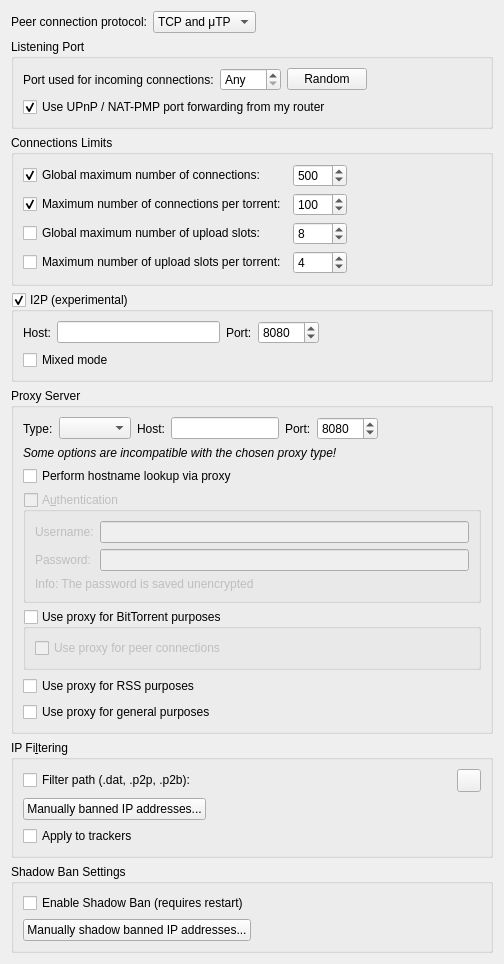
          <widget class="QWidget" name="scrollAreaWidgetContents_3">
           <property name="geometry">
            <rect>
             <x>0</x>
             <y>0</y>
             <width>504</width>
             <height>848</height>
            </rect>
           </property>
           <layout class="QVBoxLayout" name="verticalLayout_20">
            <item>
             <layout class="QHBoxLayout" name="horizontalLayout_12">
              <item>
               <widget class="QLabel" name="label_24">
                <property name="text">
                 <string>Peer connection protocol:</string>
                </property>
               </widget>
              </item>
              <item>
               <widget class="QComboBox" name="comboProtocol">
                <item>
                 <property name="text">
                  <string>TCP and μTP</string>
                 </property>
                </item>
                <item>
                 <property name="text">
                  <string notr="true">TCP</string>
                 </property>
                </item>
                <item>
                 <property name="text">
                  <string notr="true">μTP</string>
                 </property>
                </item>
               </widget>
              </item>
              <item>
               <spacer name="horizontalSpacer_23">
                <property name="orientation">
                 <enum>Qt::Orientation::Horizontal</enum>
                </property>
                <property name="sizeHint" stdset="0">
                 <size>
                  <width>40</width>
                  <height>20</height>
                 </size>
                </property>
               </spacer>
              </item>
             </layout>
            </item>
            <item>
             <widget class="QGroupBox" name="ListeningPortBox">
              <property name="title">
               <string>Listening Port</string>
              </property>
              <layout class="QVBoxLayout" name="listeningPortLayout">
               <item>
                <layout class="QHBoxLayout" name="listeningPortLayout2">
                 <item>
                  <widget class="QLabel" name="lbl_ports">
                   <property name="text">
                    <string>Port used for incoming connections:</string>
                   </property>
                  </widget>
                 </item>
                 <item>
                  <widget class="QSpinBox" name="spinPort">
                   <property name="toolTip">
                    <string>Set to 0 to let your system pick an unused port</string>
                   </property>
                   <property name="specialValueText">
                    <string>Any</string>
                   </property>
                   <property name="maximum">
                    <number>65535</number>
                   </property>
                  </widget>
                 </item>
                 <item>
                  <widget class="QPushButton" name="randomButton">
                   <property name="text">
                    <string>Random</string>
                   </property>
                  </widget>
                 </item>
                 <item>
                  <spacer name="horizontalSpacer_4">
                   <property name="orientation">
                    <enum>Qt::Orientation::Horizontal</enum>
                   </property>
                   <property name="sizeHint" stdset="0">
                    <size>
                     <width>40</width>
                     <height>20</height>
                    </size>
                   </property>
                  </spacer>
                 </item>
                </layout>
               </item>
               <item>
                <widget class="QCheckBox" name="checkUPnP">
                 <property name="text">
                  <string>Use UPnP / NAT-PMP port forwarding from my router</string>
                 </property>
                 <property name="checked">
                  <bool>true</bool>
                 </property>
                </widget>
               </item>
              </layout>
             </widget>
            </item>
            <item>
             <widget class="QGroupBox" name="nbConnecBox">
              <property name="title">
               <string>Connections Limits</string>
              </property>
              <layout class="QGridLayout" name="gridLayout">
               <item row="0" column="0">
                <widget class="QCheckBox" name="checkMaxConnections">
                 <property name="text">
                  <string>Global maximum number of connections:</string>
                 </property>
                 <property name="checked">
                  <bool>true</bool>
                 </property>
                </widget>
               </item>
               <item row="0" column="1">
                <widget class="QSpinBox" name="spinMaxConnec">
                 <property name="enabled">
                  <bool>true</bool>
                 </property>
                 <property name="minimum">
                  <number>2</number>
                 </property>
                 <property name="maximum">
                  <number>2000</number>
                 </property>
                 <property name="value">
                  <number>500</number>
                 </property>
                </widget>
               </item>
               <item row="0" column="2">
                <spacer name="horizontalSpacer_3">
                 <property name="orientation">
                  <enum>Qt::Orientation::Horizontal</enum>
                 </property>
                 <property name="sizeHint" stdset="0">
                  <size>
                   <width>40</width>
                   <height>20</height>
                  </size>
                 </property>
                </spacer>
               </item>
               <item row="1" column="0">
                <widget class="QCheckBox" name="checkMaxConnectionsPerTorrent">
                 <property name="text">
                  <string>Maximum number of connections per torrent:</string>
                 </property>
                 <property name="checked">
                  <bool>true</bool>
                 </property>
                </widget>
               </item>
               <item row="1" column="1">
                <widget class="QSpinBox" name="spinMaxConnecPerTorrent">
                 <property name="minimum">
                  <number>2</number>
                 </property>
                 <property name="maximum">
                  <number>2000</number>
                 </property>
                 <property name="value">
                  <number>100</number>
                 </property>
                </widget>
               </item>
               <item row="2" column="0">
                <widget class="QCheckBox" name="checkMaxUploads">
                 <property name="text">
                  <string>Global maximum number of upload slots:</string>
                 </property>
                </widget>
               </item>
               <item row="2" column="1">
                <widget class="QSpinBox" name="spinMaxUploads">
                 <property name="maximum">
                  <number>2000</number>
                 </property>
                 <property name="value">
                  <number>8</number>
                 </property>
                </widget>
               </item>
               <item row="3" column="0">
                <widget class="QCheckBox" name="checkMaxUploadsPerTorrent">
                 <property name="text">
                  <string>Maximum number of upload slots per torrent:</string>
                 </property>
                </widget>
               </item>
               <item row="3" column="1">
                <widget class="QSpinBox" name="spinMaxUploadsPerTorrent">
                 <property name="maximum">
                  <number>500</number>
                 </property>
                 <property name="value">
                  <number>4</number>
                 </property>
                </widget>
               </item>
              </layout>
             </widget>
            </item>
            <item>
             <widget class="QGroupBox" name="groupI2P">
              <property name="title">
               <string>I2P (experimental)</string>
              </property>
              <property name="checkable">
               <bool>true</bool>
              </property>
              <property name="checked">
               <bool>true</bool>
              </property>
              <layout class="QVBoxLayout" name="verticalLayout_40">
               <item>
                <layout class="QHBoxLayout" name="i2pLayout">
                 <item>
                  <widget class="QLabel" name="labelI2PHost">
                   <property name="text">
                    <string>Host:</string>
                   </property>
                  </widget>
                 </item>
                 <item>
                  <widget class="QLineEdit" name="textI2PHost"/>
                 </item>
                 <item>
                  <widget class="QLabel" name="labelI2PPort">
                   <property name="text">
                    <string>Port:</string>
                   </property>
                  </widget>
                 </item>
                 <item>
                  <widget class="QSpinBox" name="spinI2PPort">
                   <property name="minimum">
                    <number>1</number>
                   </property>
                   <property name="maximum">
                    <number>65535</number>
                   </property>
                   <property name="value">
                    <number>8080</number>
                   </property>
                  </widget>
                 </item>
                 <item>
                  <spacer name="horizontalSpacer_22">
                   <property name="orientation">
                    <enum>Qt::Orientation::Horizontal</enum>
                   </property>
                   <property name="sizeHint" stdset="0">
                    <size>
                     <width>40</width>
                     <height>20</height>
                    </size>
                   </property>
                  </spacer>
                 </item>
                </layout>
               </item>
               <item>
                <widget class="QCheckBox" name="checkI2PMixed">
                 <property name="toolTip">
                  <string>&lt;html&gt;&lt;head/&gt;&lt;body&gt;&lt;p&gt;If &quot;mixed mode&quot; is enabled I2P torrents are allowed to also get peers from other sources than the tracker, and connect to regular IPs, not providing any anonymization. This may be useful if the user is not interested in the anonymization of I2P, but still wants to be able to connect to I2P peers.&lt;/p&gt;&lt;/body&gt;&lt;/html&gt;</string>
                 </property>
                 <property name="text">
                  <string>Mixed mode</string>
                 </property>
                </widget>
               </item>
              </layout>
             </widget>
            </item>
            <item>
             <widget class="QGroupBox" name="groupProxy">
              <property name="enabled">
               <bool>true</bool>
              </property>
              <property name="title">
               <string>Proxy Server</string>
              </property>
              <layout class="QVBoxLayout" name="verticalLayout_29">
               <item>
                <layout class="QHBoxLayout" name="proxyTypeLayout">
                 <item>
                  <widget class="QLabel" name="ProxyType_lbl">
                   <property name="text">
                    <string>Type:</string>
                   </property>
                  </widget>
                 </item>
                 <item>
                  <widget class="QComboBox" name="comboProxyType"/>
                 </item>
                 <item>
                  <widget class="QLabel" name="lblProxyIP">
                   <property name="text">
                    <string>Host:</string>
                   </property>
                  </widget>
                 </item>
                 <item>
                  <widget class="QLineEdit" name="textProxyIP"/>
                 </item>
                 <item>
                  <widget class="QLabel" name="lblProxyPort">
                   <property name="text">
                    <string>Port:</string>
                   </property>
                  </widget>
                 </item>
                 <item>
                  <widget class="QSpinBox" name="spinProxyPort">
                   <property name="minimum">
                    <number>1</number>
                   </property>
                   <property name="maximum">
                    <number>65535</number>
                   </property>
                   <property name="value">
                    <number>8080</number>
                   </property>
                  </widget>
                 </item>
                 <item>
                  <spacer name="horizontalSpacer_24">
                   <property name="orientation">
                    <enum>Qt::Orientation::Horizontal</enum>
                   </property>
                   <property name="sizeHint" stdset="0">
                    <size>
                     <width>20</width>
                     <height>20</height>
                    </size>
                   </property>
                  </spacer>
                 </item>
                </layout>
               </item>
               <item>
                <widget class="QLabel" name="labelProxyTypeIncompatible">
                 <property name="font">
                  <font>
                   <italic>true</italic>
                  </font>
                 </property>
                 <property name="text">
                  <string>Some options are incompatible with the chosen proxy type!</string>
                 </property>
                </widget>
               </item>
               <item>
                <widget class="QCheckBox" name="checkProxyHostnameLookup">
                 <property name="toolTip">
                  <string>If checked, hostname lookups are done via the proxy</string>
                 </property>
                 <property name="text">
                  <string>Perform hostname lookup via proxy</string>
                 </property>
                </widget>
               </item>
               <item>
                <widget class="QGroupBox" name="checkProxyAuth">
                 <property name="enabled">
                  <bool>false</bool>
                 </property>
                 <property name="title">
                  <string>A&amp;uthentication</string>
                 </property>
                 <property name="checkable">
                  <bool>true</bool>
                 </property>
                 <property name="checked">
                  <bool>false</bool>
                 </property>
                 <layout class="QVBoxLayout" name="verticalLayout_24">
                  <item>
                   <layout class="QGridLayout" name="gridLayout_12">
                    <item row="0" column="0">
                     <widget class="QLabel" name="lblProxyUsername">
                      <property name="text">
                       <string>Username:</string>
                      </property>
                     </widget>
                    </item>
                    <item row="0" column="1">
                     <widget class="QLineEdit" name="textProxyUsername"/>
                    </item>
                    <item row="1" column="0">
                     <widget class="QLabel" name="lblProxyPassword">
                      <property name="text">
                       <string>Password:</string>
                      </property>
                     </widget>
                    </item>
                    <item row="1" column="1">
                     <widget class="QLineEdit" name="textProxyPassword">
                      <property name="echoMode">
                       <enum>QLineEdit::EchoMode::Password</enum>
                      </property>
                     </widget>
                    </item>
                   </layout>
                  </item>
                  <item>
                   <widget class="QLabel" name="label_23">
                    <property name="text">
                     <string>Info: The password is saved unencrypted</string>
                    </property>
                   </widget>
                  </item>
                 </layout>
                </widget>
               </item>
               <item>
                <widget class="QGroupBox" name="checkProxyBitTorrent">
                 <property name="title">
                  <string>Use proxy for BitTorrent purposes</string>
                 </property>
                 <property name="checkable">
                  <bool>true</bool>
                 </property>
                 <property name="checked">
                  <bool>false</bool>
                 </property>
                 <layout class="QVBoxLayout" name="verticalLayoutProxyBitTorrent">
                  <item>
                   <widget class="QCheckBox" name="checkProxyPeerConnections">
                    <property name="toolTip">
                     <string>Otherwise, the proxy server is only used for tracker connections</string>
                    </property>
                    <property name="text">
                     <string>Use proxy for peer connections</string>
                    </property>
                   </widget>
                  </item>
                 </layout>
                </widget>
               </item>
               <item>
                <widget class="QCheckBox" name="checkProxyRSS">
                 <property name="toolTip">
                  <string>RSS feeds will use proxy</string>
                 </property>
                 <property name="text">
                  <string>Use proxy for RSS purposes</string>
                 </property>
                 <property name="checked">
                  <bool>false</bool>
                 </property>
                </widget>
               </item>
               <item>
                <widget class="QCheckBox" name="checkProxyMisc">
                 <property name="toolTip">
                  <string>Search engine, software updates or anything else will use proxy</string>
                 </property>
                 <property name="text">
                  <string>Use proxy for general purposes</string>
                 </property>
                 <property name="checked">
                  <bool>false</bool>
                 </property>
                </widget>
               </item>
              </layout>
             </widget>
            </item>
            <item>
             <widget class="QGroupBox" name="groupIPFilter">
              <property name="title">
               <string>IP Fi&amp;ltering</string>
              </property>
              <layout class="QVBoxLayout" name="verticalLayout_17">
               <item>
                <layout class="QHBoxLayout" name="horizontalLayout_11">
                 <item>
                  <widget class="QCheckBox" name="checkIPFilter">
                   <property name="text">
                    <string>Filter path (.dat, .p2p, .p2b):</string>
                   </property>
                  </widget>
                 </item>
                 <item>
                  <widget class="FileSystemPathLineEdit" name="textFilterPath" native="true"/>
                 </item>
                 <item>
                  <widget class="QToolButton" name="IpFilterRefreshBtn">
                   <property name="toolTip">
                    <string>Reload the filter</string>
                   </property>
                  </widget>
                 </item>
                </layout>
               </item>
               <item>
                <widget class="QPushButton" name="banListButton">
                 <property name="sizePolicy">
                  <sizepolicy hsizetype="Fixed" vsizetype="Fixed">
                   <horstretch>0</horstretch>
                   <verstretch>0</verstretch>
                  </sizepolicy>
                 </property>
                 <property name="text">
                  <string>Manually banned IP addresses...</string>
                 </property>
                </widget>
               </item>
               <item>
                <widget class="QCheckBox" name="checkIpFilterTrackers">
                 <property name="text">
                  <string>Apply to trackers</string>
                 </property>
                </widget>
               </item>
              </layout>
             </widget>
            </item>
            <item>
             <widget class="QGroupBox" name="groupShadowBan">
              <property name="title">
               <string>Shadow Ban Settings</string>
              </property>
              <layout class="QVBoxLayout" name="verticalLayout_172">
               <item>
                <layout class="QHBoxLayout" name="horizontalLayout_111">
                 <item>
                  <widget class="QCheckBox" name="shadowBanEnabled">
                   <property name="text">
                    <string>Enable Shadow Ban (requires restart)</string>
                   </property>
                  </widget>
                 </item>
                </layout>
               </item>
               <item>
                <widget class="QPushButton" name="shadowBanListButton">
                 <property name="sizePolicy">
                  <sizepolicy hsizetype="Fixed" vsizetype="Fixed">
                   <horstretch>0</horstretch>
                   <verstretch>0</verstretch>
                  </sizepolicy>
                 </property>
                 <property name="text">
                  <string>Manually shadow banned IP addresses...</string>
                 </property>
                </widget>
               </item>
              </layout>
             </widget>
            </item>
            <item>
             <spacer name="verticalSpacer_3">
              <property name="orientation">
               <enum>Qt::Orientation::Vertical</enum>
              </property>
              <property name="sizeHint" stdset="0">
               <size>
                <width>20</width>
                <height>40</height>
               </size>
              </property>
             </spacer>
            </item>
           </layout>
          </widget>
